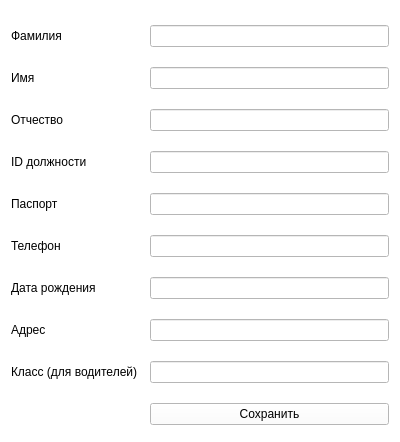
<?xml version="1.0" encoding="UTF-8"?>
<ui version="4.0">
 <class>add_staff</class>
 <widget class="QWidget" name="add_staff">
  <property name="geometry">
   <rect>
    <x>0</x>
    <y>0</y>
    <width>400</width>
    <height>442</height>
   </rect>
  </property>
  <property name="windowTitle">
   <string>Добавление сотрудника</string>
  </property>
  <property name="styleSheet">
   <string notr="true">background-color: rgb(255, 255, 255);</string>
  </property>
  <layout class="QFormLayout" name="formLayout">
   <property name="horizontalSpacing">
    <number>12</number>
   </property>
   <property name="verticalSpacing">
    <number>20</number>
   </property>
   <property name="topMargin">
    <number>25</number>
   </property>
   <item row="0" column="0">
    <widget class="QLabel" name="label_surname">
     <property name="text">
      <string>Фамилия</string>
     </property>
    </widget>
   </item>
   <item row="0" column="1">
    <widget class="QLineEdit" name="surname"/>
   </item>
   <item row="1" column="0">
    <widget class="QLabel" name="label_name">
     <property name="text">
      <string>Имя</string>
     </property>
    </widget>
   </item>
   <item row="1" column="1">
    <widget class="QLineEdit" name="name"/>
   </item>
   <item row="2" column="0">
    <widget class="QLabel" name="label_patronymic">
     <property name="text">
      <string>Отчество</string>
     </property>
    </widget>
   </item>
   <item row="2" column="1">
    <widget class="QLineEdit" name="patronymic"/>
   </item>
   <item row="3" column="0">
    <widget class="QLabel" name="label_id">
     <property name="text">
      <string>ID должности</string>
     </property>
    </widget>
   </item>
   <item row="3" column="1">
    <widget class="QLineEdit" name="id"/>
   </item>
   <item row="4" column="0">
    <widget class="QLabel" name="label_passport">
     <property name="text">
      <string>Паспорт</string>
     </property>
    </widget>
   </item>
   <item row="4" column="1">
    <widget class="QLineEdit" name="passport"/>
   </item>
   <item row="5" column="0">
    <widget class="QLabel" name="label_phone">
     <property name="text">
      <string>Телефон</string>
     </property>
    </widget>
   </item>
   <item row="5" column="1">
    <widget class="QLineEdit" name="phone"/>
   </item>
   <item row="6" column="0">
    <widget class="QLabel" name="label_birthdate">
     <property name="text">
      <string>Дата рождения</string>
     </property>
    </widget>
   </item>
   <item row="6" column="1">
    <widget class="QLineEdit" name="birthdate"/>
   </item>
   <item row="7" column="0">
    <widget class="QLabel" name="label_adress">
     <property name="text">
      <string>Адрес</string>
     </property>
    </widget>
   </item>
   <item row="7" column="1">
    <widget class="QLineEdit" name="adress"/>
   </item>
   <item row="8" column="0">
    <widget class="QLabel" name="label_class_driver">
     <property name="text">
      <string>Класс (для водителей)</string>
     </property>
    </widget>
   </item>
   <item row="8" column="1">
    <widget class="QLineEdit" name="class_driver"/>
   </item>
   <item row="9" column="1">
    <widget class="QPushButton" name="btn_save">
     <property name="text">
      <string>Сохранить</string>
     </property>
    </widget>
   </item>
  </layout>
 </widget>
 <resources/>
 <connections/>
</ui>
